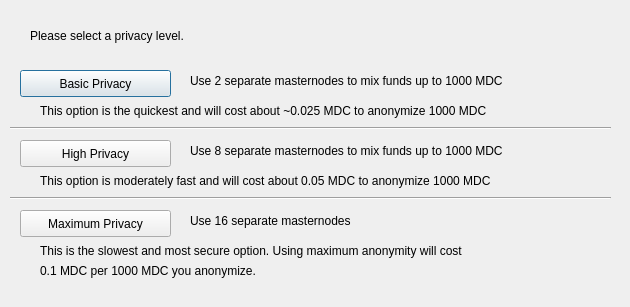
<?xml version="1.0" encoding="UTF-8"?>
<ui version="4.0">
 <class>DarksendConfig</class>
 <widget class="QDialog" name="DarksendConfig">
  <property name="geometry">
   <rect>
    <x>0</x>
    <y>0</y>
    <width>630</width>
    <height>307</height>
   </rect>
  </property>
  <property name="windowTitle">
   <string>Configure PrivateSend</string>
  </property>
  <widget class="QPushButton" name="buttonBasic">
   <property name="geometry">
    <rect>
     <x>20</x>
     <y>70</y>
     <width>151</width>
     <height>27</height>
    </rect>
   </property>
   <property name="text">
    <string>Basic Privacy</string>
   </property>
  </widget>
  <widget class="QPushButton" name="buttonHigh">
   <property name="geometry">
    <rect>
     <x>20</x>
     <y>140</y>
     <width>151</width>
     <height>27</height>
    </rect>
   </property>
   <property name="text">
    <string>High Privacy</string>
   </property>
  </widget>
  <widget class="QPushButton" name="buttonMax">
   <property name="geometry">
    <rect>
     <x>20</x>
     <y>210</y>
     <width>151</width>
     <height>27</height>
    </rect>
   </property>
   <property name="text">
    <string>Maximum Privacy</string>
   </property>
  </widget>
  <widget class="QLabel" name="label">
   <property name="geometry">
    <rect>
     <x>30</x>
     <y>20</y>
     <width>571</width>
     <height>31</height>
    </rect>
   </property>
   <property name="text">
    <string>Please select a privacy level.</string>
   </property>
  </widget>
  <widget class="QLabel" name="label_2">
   <property name="geometry">
    <rect>
     <x>190</x>
     <y>70</y>
     <width>421</width>
     <height>21</height>
    </rect>
   </property>
   <property name="text">
    <string>Use 2 separate masternodes to mix funds up to 1000 MDC</string>
   </property>
  </widget>
  <widget class="QLabel" name="label_3">
   <property name="geometry">
    <rect>
     <x>190</x>
     <y>140</y>
     <width>411</width>
     <height>21</height>
    </rect>
   </property>
   <property name="text">
    <string>Use 8 separate masternodes to mix funds up to 1000 MDC</string>
   </property>
  </widget>
  <widget class="QLabel" name="label_4">
   <property name="geometry">
    <rect>
     <x>190</x>
     <y>210</y>
     <width>421</width>
     <height>21</height>
    </rect>
   </property>
   <property name="text">
    <string>Use 16 separate masternodes</string>
   </property>
  </widget>
  <widget class="QLabel" name="label_6">
   <property name="geometry">
    <rect>
     <x>40</x>
     <y>100</y>
     <width>561</width>
     <height>21</height>
    </rect>
   </property>
   <property name="text">
    <string>This option is the quickest and will cost about ~0.025 MDC to anonymize 1000 MDC</string>
   </property>
  </widget>
  <widget class="QLabel" name="label_7">
   <property name="geometry">
    <rect>
     <x>40</x>
     <y>170</y>
     <width>561</width>
     <height>21</height>
    </rect>
   </property>
   <property name="text">
    <string>This option is moderately fast and will cost about 0.05 MDC to anonymize 1000 MDC</string>
   </property>
  </widget>
  <widget class="QLabel" name="label_8">
   <property name="geometry">
    <rect>
     <x>40</x>
     <y>240</y>
     <width>561</width>
     <height>21</height>
    </rect>
   </property>
   <property name="text">
    <string>This is the slowest and most secure option. Using maximum anonymity will cost</string>
   </property>
  </widget>
  <widget class="QLabel" name="label_9">
   <property name="geometry">
    <rect>
     <x>40</x>
     <y>260</y>
     <width>561</width>
     <height>21</height>
    </rect>
   </property>
   <property name="text">
    <string>0.1 MDC per 1000 MDC you anonymize.</string>
   </property>
  </widget>
  <widget class="Line" name="line">
   <property name="geometry">
    <rect>
     <x>10</x>
     <y>120</y>
     <width>601</width>
     <height>16</height>
    </rect>
   </property>
   <property name="orientation">
    <enum>Qt::Horizontal</enum>
   </property>
  </widget>
  <widget class="Line" name="line_2">
   <property name="geometry">
    <rect>
     <x>10</x>
     <y>190</y>
     <width>601</width>
     <height>16</height>
    </rect>
   </property>
   <property name="orientation">
    <enum>Qt::Horizontal</enum>
   </property>
  </widget>
 </widget>
 <resources/>
 <connections/>
</ui>
